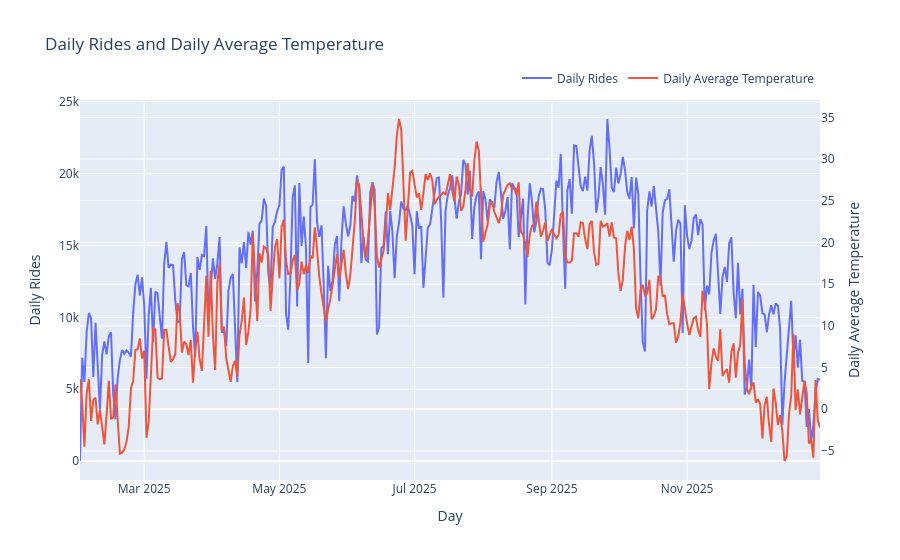

Notebook code cell kept with this figure:
### Markdown cell above
## Daily Rides and Temperature Trend

We visualize the daily changes in Citi Bike usage and average
temperature over time using a dual-axis line chart.

This allows us to compare seasonal patterns and observe how changes
in temperature correspond with variations in daily ride volume.

### Code cell
import plotly.graph_objects as go


fig = go.Figure()

fig.add_trace(
    go.Scatter(
        x=bike_weather_daily["date"],
        y=bike_weather_daily["number_of_rides"],
        mode="lines",
        name="Daily Rides",
        yaxis="y1"
    )
)

fig.add_trace(
    go.Scatter(
        x=bike_weather_daily["date"],
        y=bike_weather_daily["temperature_2m_mean"],
        mode="lines",
        name="Daily Average Temperature",
        yaxis="y2"
    )
)

fig.update_layout(
    title="Daily Rides and Daily Average Temperature",
    xaxis=dict(
        title="Day"
    ),
    yaxis=dict(
        title="Daily Rides",
        side="left"
    ),
    yaxis2=dict(
        title="Daily Average Temperature",
        overlaying="y",
        side="right"
    ),
    hovermode="x unified",
    legend=dict(
        orientation="h",
        yanchor="bottom",
        y=1.02,
        xanchor="right",
        x=1
    )
)

fig.show()

### Figure 1 — Plotly figure (JSON) as saved in the notebook; plotly's stock layout.template omitted (floating-point values rounded to 4 significant figures; data arrays with more than 128 entries replaced by an {"elided": "..."} marker saying what was removed)
{"data": [{"mode": "lines", "name": "Daily Rides", "type": "scatter", "x": {"elided": "335 str values"}, "y": {"elided": "335 int values"}, "yaxis": "y"}, {"mode": "lines", "name": "Daily Average Temperature", "type": "scatter", "x": {"elided": "335 str values"}, "y": {"elided": "335 float values"}, "yaxis": "y2"}], "layout": {"hovermode": "x unified", "legend": {"orientation": "h", "x": 1, "xanchor": "right", "y": 1.02, "yanchor": "bottom"}, "title": {"text": "Daily Rides and Daily Average Temperature"}, "xaxis": {"title": {"text": "Day"}}, "yaxis": {"side": "left", "title": {"text": "Daily Rides"}}, "yaxis2": {"overlaying": "y", "side": "right", "title": {"text": "Daily Average Temperature"}}}}
